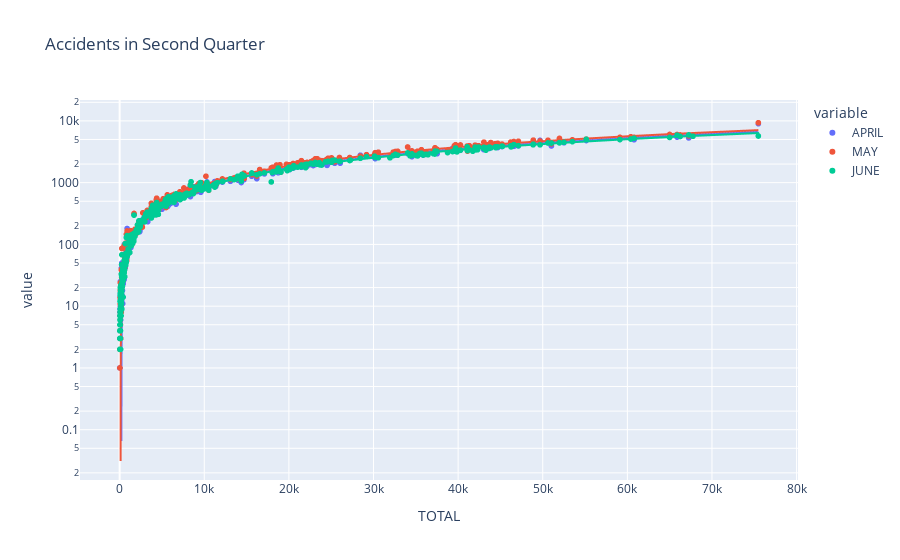

Write notebook code for a chart like this one.
### Code cell
fig1 = px.scatter(grouped_obj, x='TOTAL', y=['APRIL','MAY','JUNE'], title='Accidents in Second Quarter', trendline='ols', log_y=True)
fig1.show()

### Figure 1 — Plotly figure (JSON) as saved in the notebook; plotly's stock layout.template omitted (floating-point values rounded to 4 significant figures; data arrays with more than 128 entries replaced by an {"elided": "..."} marker saying what was removed)
{"data": [{"hovertemplate": "variable=APRIL<br>TOTAL=%{x}<br>value=%{y}<extra></extra>", "legendgroup": "APRIL", "marker": {"color": "#636efa", "symbol": "circle"}, "mode": "markers", "name": "APRIL", "showlegend": true, "type": "scattergl", "x": {"elided": "454 int values"}, "xaxis": "x", "y": {"elided": "454 int values"}, "yaxis": "y"}, {"hovertemplate": "<b>OLS trendline</b><br>value = 0.0871654 * TOTAL + -17.8904<br>R<sup>2</sup>=0.989078<br><br>variable=APRIL<br>TOTAL=%{x}<br>value=%{y} <b>(trend)</b><extra></extra>", "legendgroup": "APRIL", "marker": {"color": "#636efa", "symbol": "circle"}, "mode": "lines", "name": "APRIL", "showlegend": false, "type": "scattergl", "x": {"elided": "454 int values"}, "xaxis": "x", "y": {"elided": "454 float values"}, "yaxis": "y"}, {"hovertemplate": "variable=MAY<br>TOTAL=%{x}<br>value=%{y}<extra></extra>", "legendgroup": "MAY", "marker": {"color": "#EF553B", "symbol": "circle"}, "mode": "markers", "name": "MAY", "showlegend": true, "type": "scattergl", "x": {"elided": "454 int values"}, "xaxis": "x", "y": {"elided": "454 int values"}, "yaxis": "y"}, {"hovertemplate": "<b>OLS trendline</b><br>value = 0.0940458 * TOTAL + -10.4079<br>R<sup>2</sup>=0.989038<br><br>variable=MAY<br>TOTAL=%{x}<br>value=%{y} <b>(trend)</b><extra></extra>", "legendgroup": "MAY", "marker": {"color": "#EF553B", "symbol": "circle"}, "mode": "lines", "name": "MAY", "showlegend": false, "type": "scattergl", "x": {"elided": "454 int values"}, "xaxis": "x", "y": {"elided": "454 float values"}, "yaxis": "y"}, {"hovertemplate": "variable=JUNE<br>TOTAL=%{x}<br>value=%{y}<extra></extra>", "legendgroup": "JUNE", "marker": {"color": "#00cc96", "symbol": "circle"}, "mode": "markers", "name": "JUNE", "showlegend": true, "type": "scattergl", "x": {"elided": "454 int values"}, "xaxis": "x", "y": {"elided": "454 int values"}, "yaxis": "y"}, {"hovertemplate": "<b>OLS trendline</b><br>value = 0.0841073 * TOTAL + 6.39269<br>R<sup>2</sup>=0.996011<br><br>variable=JUNE<br>TOTAL=%{x}<br>value=%{y} <b>(trend)</b><extra></extra>", "legendgroup": "JUNE", "marker": {"color": "#00cc96", "symbol": "circle"}, "mode": "lines", "name": "JUNE", "showlegend": false, "type": "scattergl", "x": {"elided": "454 int values"}, "xaxis": "x", "y": {"elided": "454 float values"}, "yaxis": "y"}], "layout": {"legend": {"title": {"text": "variable"}, "tracegroupgap": 0}, "title": {"text": "Accidents in Second Quarter"}, "xaxis": {"anchor": "y", "domain": [0, 1], "title": {"text": "TOTAL"}}, "yaxis": {"anchor": "x", "domain": [0, 1], "title": {"text": "value"}, "type": "log"}}}
